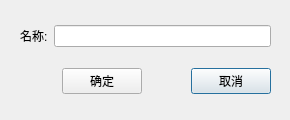
<?xml version="1.0" encoding="UTF-8"?>
<ui version="4.0">
 <class>RenameNCReportFileDilaog</class>
 <widget class="QDialog" name="RenameNCReportFileDilaog">
  <property name="geometry">
   <rect>
    <x>0</x>
    <y>0</y>
    <width>290</width>
    <height>120</height>
   </rect>
  </property>
  <property name="minimumSize">
   <size>
    <width>290</width>
    <height>120</height>
   </size>
  </property>
  <property name="maximumSize">
   <size>
    <width>290</width>
    <height>120</height>
   </size>
  </property>
  <property name="windowTitle">
   <string>Dialog</string>
  </property>
  <widget class="QWidget" name="layoutWidget">
   <property name="geometry">
    <rect>
     <x>20</x>
     <y>10</y>
     <width>251</width>
     <height>101</height>
    </rect>
   </property>
   <layout class="QGridLayout" name="gridLayout">
    <item row="1" column="4">
     <widget class="QPushButton" name="CancelButton">
      <property name="text">
       <string>取消</string>
      </property>
     </widget>
    </item>
    <item row="1" column="2">
     <widget class="QPushButton" name="OkButton">
      <property name="text">
       <string>确定</string>
      </property>
     </widget>
    </item>
    <item row="0" column="1" colspan="4">
     <widget class="QLineEdit" name="lineEdit"/>
    </item>
    <item row="0" column="0">
     <widget class="QLabel" name="label">
      <property name="text">
       <string>名称:</string>
      </property>
     </widget>
    </item>
    <item row="1" column="0" colspan="2">
     <spacer name="horizontalSpacer">
      <property name="orientation">
       <enum>Qt::Horizontal</enum>
      </property>
      <property name="sizeHint" stdset="0">
       <size>
        <width>40</width>
        <height>20</height>
       </size>
      </property>
     </spacer>
    </item>
    <item row="1" column="3">
     <spacer name="horizontalSpacer_2">
      <property name="orientation">
       <enum>Qt::Horizontal</enum>
      </property>
      <property name="sizeHint" stdset="0">
       <size>
        <width>40</width>
        <height>20</height>
       </size>
      </property>
     </spacer>
    </item>
   </layout>
  </widget>
 </widget>
 <resources/>
 <connections/>
</ui>
